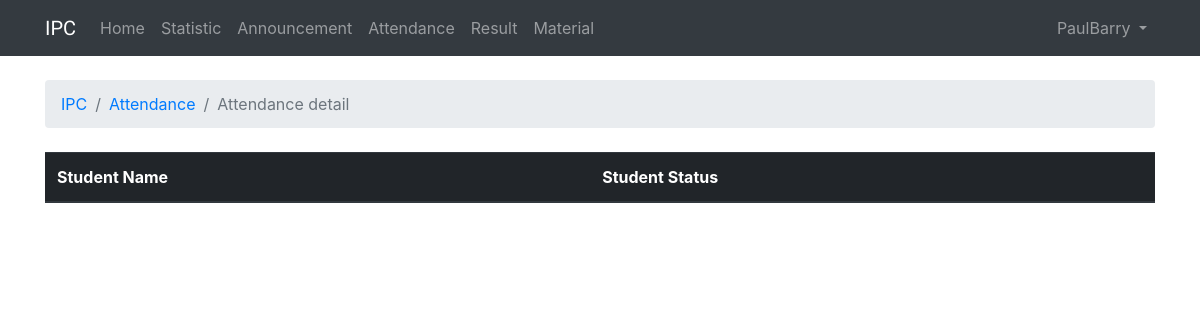
The app's page /1/attendance/3/detail (signed in), older data.
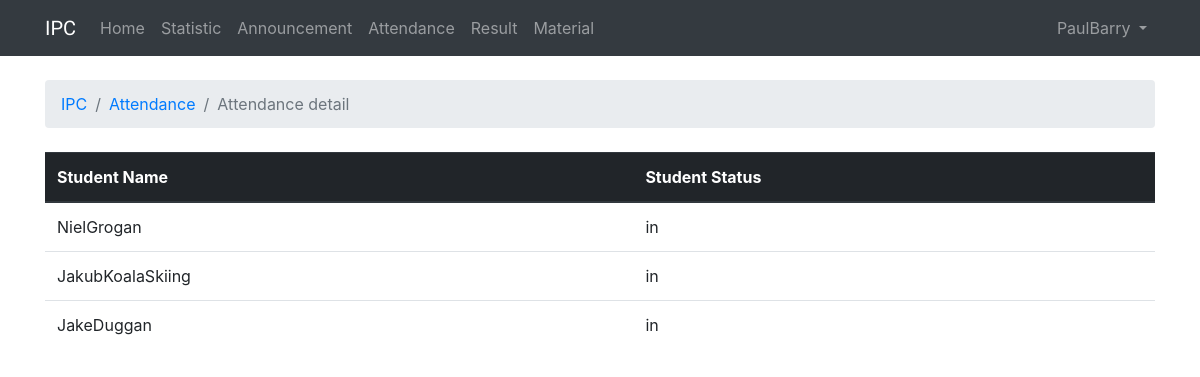
The same page, newer data.
### IPC/models.py (models this page shows, shortened)
class DailyAttendance(models.Model):
    dailyAttendanceStudentStatus = models.ForeignKey(AttendanceStatus, on_delete=models.CASCADE,)
    dailyAttendanceStudentId = models.ForeignKey(User, on_delete=models.CASCADE,)
    dailyAttendanceAttendanceId = models.ForeignKey(Attendance, on_delete=models.CASCADE,)

class AttendanceStatus(models.Model):
    attendanceStatusName = models.CharField(max_length=255)
    attendanceStatusDesc = models.TextField(max_length=4000)
    def __str__(self):
        return self.attendanceStatusName

### IPC/views.py (the view)
# urls.py: path('<int:course_id>/attendance/<int:attendance_id>/detail', views.course_attendance_detail, name='course_attendance_detail'),
@login_required
def course_attendance_detail(request, course_id, attendance_id):
    attendancesDetails = list(DailyAttendance.objects.filter(dailyAttendanceAttendanceId=attendance_id).order_by('dailyAttendanceStudentId'))
    return render(request, 'attendance_detail.html', {'attendancesDetails': attendancesDetails,
                                                      'course_id': course_id,})

### templates/attendance_detail.html (shortened to what this page needs)
{% extends 'base.html' %}
{% block breadcrumb %}
  <li class="breadcrumb-item"><a href="{% url 'course' %}">IPC</a></li>
  <li class="breadcrumb-item"><a href="{% url 'course_attendance' course_id=course_id %}">Attendance</a></li>
  <li class="breadcrumb-item active">Attendance detail</li>
{% endblock %}
{% block content %}
  <table class="table">
    <thead class="thead-dark">
      <tr>
        <th>Student Name</th>
        <th>Student Status</th>
      </tr>
    </thead>
    <tbody>
      {% for attendancesDetail in attendancesDetails %}
        <tr>
          <td>{{ attendancesDetail.dailyAttendanceStudentId }}</td>
          <td>{{ attendancesDetail.dailyAttendanceStudentStatus }}</td>
        </tr>
      {% endfor %}
    </tbody>
  </table>
{% endblock %}

Row changes from the older to the newer data that the page shows:
added DailyAttendance: dailyAttendanceStudentId "NielGrogan", dailyAttendanceStudentStatus "in"
added DailyAttendance: dailyAttendanceStudentId "JakubKoalaSkiing", dailyAttendanceStudentStatus "in"
added DailyAttendance: dailyAttendanceStudentId "JakeDuggan", dailyAttendanceStudentStatus "in"
